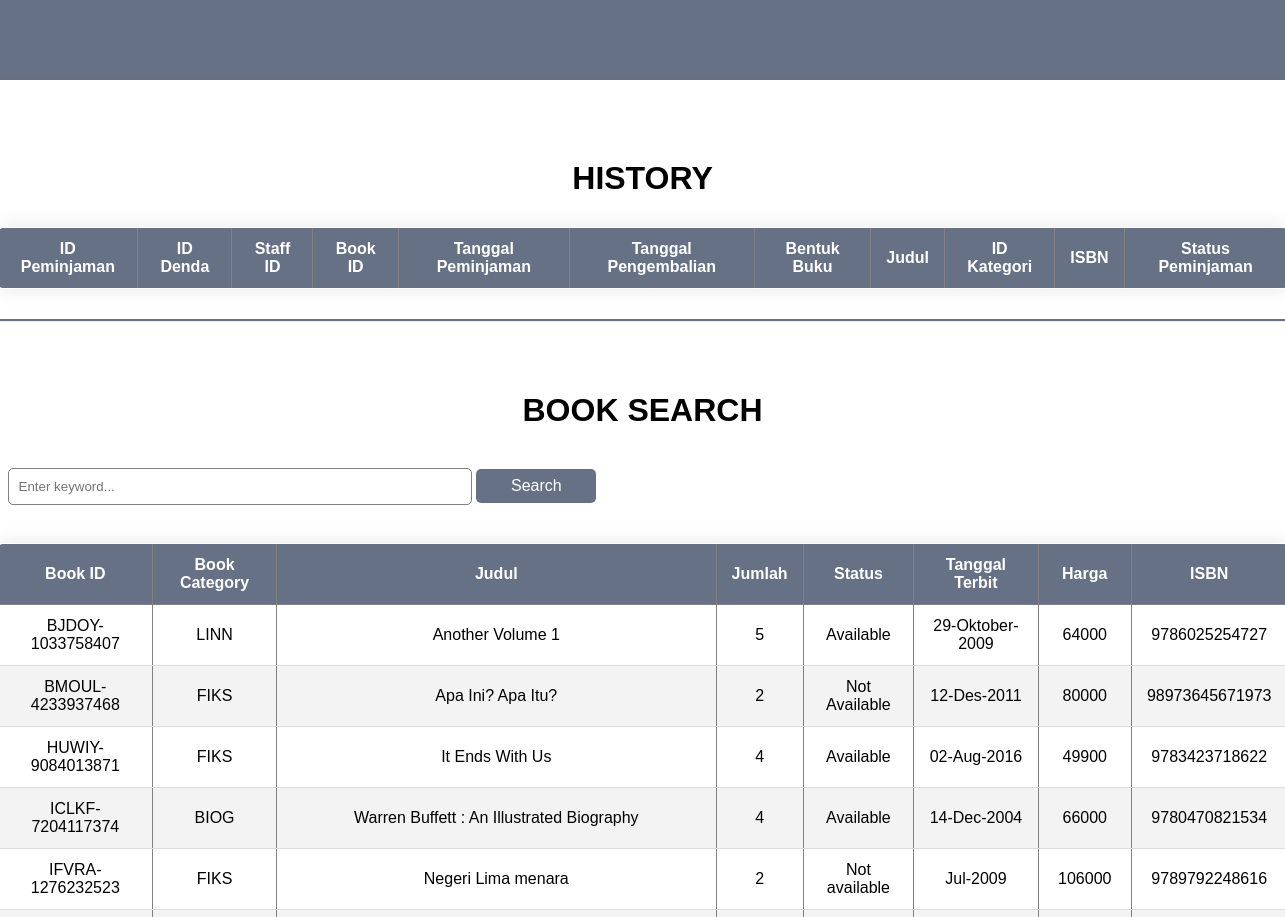
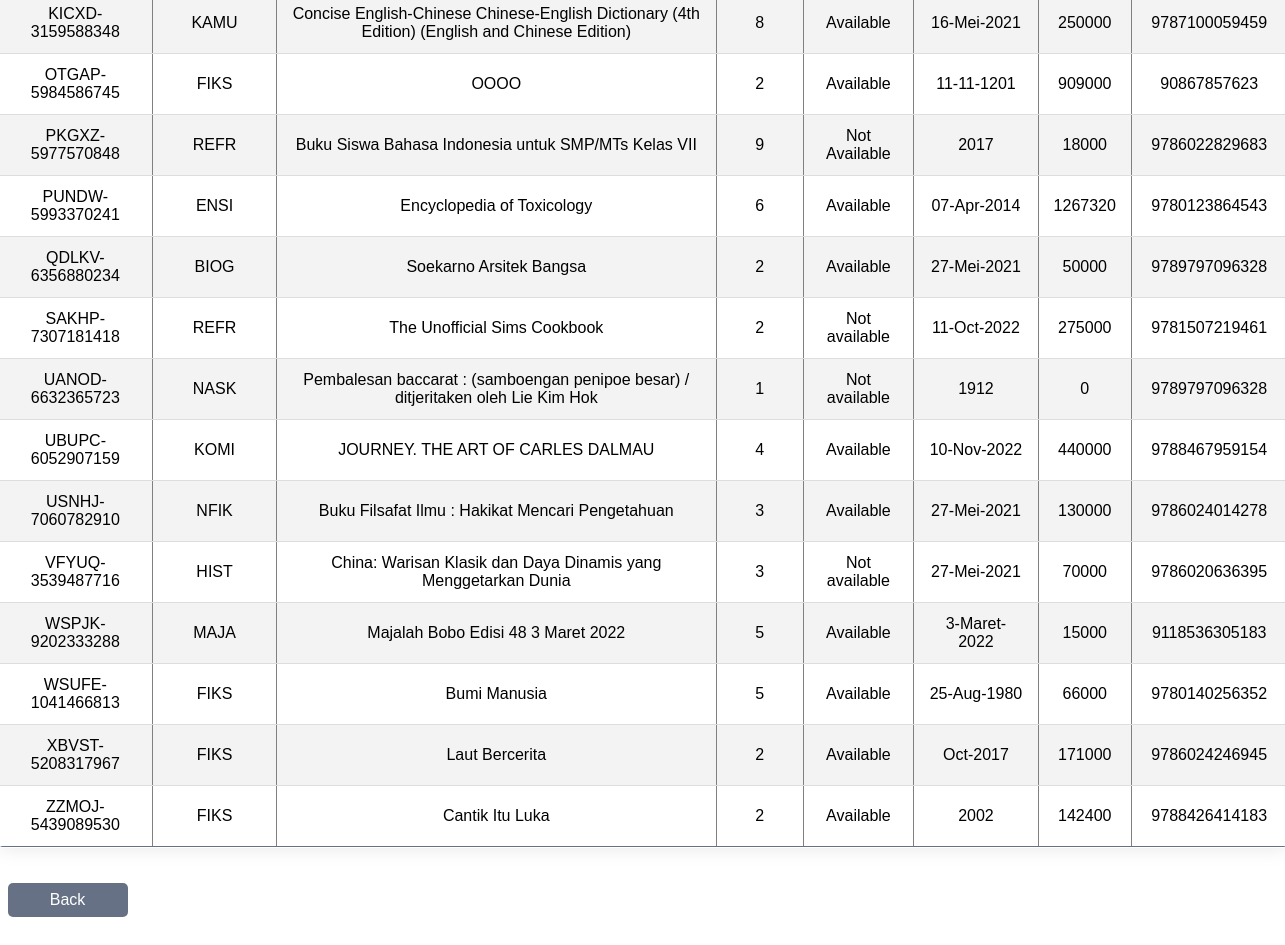
The page /borrow.php on the database its author committed (2 pictures, top to bottom).
### tables this page shows
CREATE TABLE `books` (
  `bookId` char(20) NOT NULL,
  `idKategori` char(20) NOT NULL,
  `judul` char(100) DEFAULT NULL,
  `jumlah` int(11) DEFAULT NULL,
  `status` char(20) DEFAULT NULL,
  `tanggalTerbit` char(50) DEFAULT NULL,
  `harga` int(11) DEFAULT NULL,
  `isbn` char(50) DEFAULT NULL
);

### borrow.php (the view, shortened to what this page needs)
<?php
$conn = mysqli_connect("localhost", "root", "", "sistemperpustakaan");
$queryBooks = "SELECT * FROM books";
$resultBooks = mysqli_query($conn, $queryBooks);
?>
<!DOCTYPE html>
<html lang="en">
<head>
    <link rel="stylesheet" href="borrow.css">
</head>
<body>
    <div class= "container">
        <div class="login">
            <h1>History</h1>
            <table border="1" class= "content-table">
                <thead>
                <tr>
                    <th>ID Peminjaman</th>
                    <th>ID Denda</th>
                    <th>Staff ID</th>
                    <th>Book ID</th>
                    <th>Tanggal Peminjaman</th>
                    <th>Tanggal Pengembalian</th>
                    <th>Bentuk Buku</th>
                    <th>Judul</th>
                    <th>ID Kategori</th>
                    <th>ISBN</th>
                    <th>Status Peminjaman</th>
                </tr>
                </thead>
            </table>
            <hr>
            <h1>Book Search</h1>
            <form action="" method= "post">
                <input type="text" name="keyword" size= "30"
                placeholder= "Enter keyword..." autocomplete= "off">
                <button type= "submit" name= "search">Search</button>
            </form>
            <table border="1" class="content-table">
                <thead>
                <tr>
                    <th>Book ID</th>
                    <th>Book Category</th>
                    <th>Judul</th>
                    <th>Jumlah</th>
                    <th>Status</th>
                    <th>Tanggal Terbit</th>
                    <th>Harga</th>
                    <th>ISBN</th>
                </tr>
                </thead>
                <tbody>
                <?php while($res = mysqli_fetch_assoc($resultBooks)) : ?>
                <tr>
                    <td> <?= $res["bookId"]; ?></td>
                    <td> <?= $res["idKategori"]; ?></td>
                    <td> <?= $res["judul"]; ?></td>
                    <td> <?= $res["jumlah"]; ?></td>
                    <td> <?= $res["status"]; ?></td>
                    <td> <?= $res["tanggalTerbit"]; ?></td>
                    <td> <?= $res["harga"]; ?></td>
                    <td> <?= $res["isbn"]; ?></td>
                </tr>
                <?php endwhile; ?>
                </tbody>
            </table>
            <form action="" method="post">
                <button type= "submit" name="back">Back</button>
            </form>
        </div>
    </div>
</body>
</html>

### borrow.css (style rules this page uses)
* { margin: 0; padding: 0; box-sizing: border-box; font-family: 'Gill Sans', 'Gill Sans MT', Calibri, 'Trebuchet MS', sans-serif; }
body { display: flex; justify-content: center; align-items: center; min-height: 100vh; background: #667185; }
.container { margin: 80px auto; width: 1350px; display: flex; max-width: 1350px; padding: 30px; background: #fff; border-radius: 15px; box-shadow: 0 10px 15px rgba(0, 0, 0, 0.1); }
form { width: 90%; margin: 10px; }
h1 { margin: 50px 0 30px; text-align: center; font-weight: bolder; text-transform: uppercase; }
hr { border-top: 2px solid #667185; margin-bottom: 70px; margin-top: 30px; }
input { width: 40%; border: none; outline: none; padding: 10px; border-radius: 5px; border: 1px solid gray; }
.login { width: 1500px; }
button { border: none; outline: none; padding: 8px; width: 120px; color: #fff; font-size: 16px; cursor: pointer; margin-top: 10px; margin-bottom: 15px; border-radius: 5px; background: #667185; }
table { margin: 20px 50px; padding: 50px; }
.content-table { border-collapse: collapse; margin: 25px auto; min-width: 400px; border-radius: 5px 5px 5px 5px; overflow: hidden; box-shadow: 0 0 20px rgba(0, 0, 0, 0.1); }
.content-table thead tr { background-color: #667185; color: #ffffff; text-align: left; font-weight: bold; }
.content-table th, .content-table td { padding: 12px 15px; text-align: center; }
.content-table tbody tr { border-bottom: 1px solid #dddddd; }
.content-table tbody tr:nth-of-type(even) { background-color: #f3f3f3; }
.content-table tbody tr:last-of-type { border-bottom: 2px solid #667185; border-radius: 10px; }

### rows shown on the page
books: bookId "BJDOY-1033758407", idKategori "LINN", judul "Another Volume 1", jumlah "5", status "Available", tanggalTerbit "29-Oktober-2009", harga "64000", isbn "9786025254727"
books: bookId "BMOUL-4233937468", idKategori "FIKS", judul "Apa Ini? Apa Itu?", jumlah "2", status "Not Available", tanggalTerbit "12-Des-2011", harga "80000", isbn "98973645671973"
books: bookId "HUWIY-9084013871", idKategori "FIKS", judul "It Ends With Us", jumlah "4", status "Available", tanggalTerbit "02-Aug-2016", harga "49900", isbn "9783423718622"
books: bookId "ICLKF-7204117374", idKategori "BIOG", judul "Warren Buffett : An Illustrated Biography", jumlah "4", status "Available", tanggalTerbit "14-Dec-2004", harga "66000", isbn "9780470821534"
books: bookId "IFVRA-1276232523", idKategori "FIKS", judul "Negeri Lima menara", jumlah "2", status "Not available", tanggalTerbit "Jul-2009", harga "106000", isbn "9789792248616"
books: bookId "KICXD-3159588348", idKategori "KAMU", judul "Concise English-Chinese Chinese-English Dictionary (4th Edition) (English and Chinese Edition)", jumlah "8", status "Available", tanggalTerbit "16-Mei-2021", harga "250000", isbn "9787100059459"
books: bookId "OTGAP-5984586745", idKategori "FIKS", judul "OOOO", jumlah "2", status "Available", tanggalTerbit "11-11-1201", harga "909000", isbn "90867857623"
books: bookId "PKGXZ-5977570848", idKategori "REFR", judul "Buku Siswa Bahasa Indonesia untuk SMP/MTs Kelas VII", jumlah "9", status "Not Available", tanggalTerbit "2017", harga "18000", isbn "9786022829683"
books: bookId "PUNDW-5993370241", idKategori "ENSI", judul "Encyclopedia of Toxicology", jumlah "6", status "Available", tanggalTerbit "07-Apr-2014", harga "1267320", isbn "9780123864543"
books: bookId "QDLKV-6356880234", idKategori "BIOG", judul "Soekarno Arsitek Bangsa", jumlah "2", status "Available", tanggalTerbit "27-Mei-2021", harga "50000", isbn "9789797096328"
books: bookId "SAKHP-7307181418", idKategori "REFR", judul "The Unofficial Sims Cookbook", jumlah "2", status "Not available", tanggalTerbit "11-Oct-2022", harga "275000", isbn "9781507219461"
books: bookId "UANOD-6632365723", idKategori "NASK", judul "Pembalesan baccarat : (samboengan penipoe besar) / ditjeritaken oleh Lie Kim Hok", jumlah "1", status "Not available", tanggalTerbit "1912", harga "0", isbn "9789797096328"
books: bookId "UBUPC-6052907159", idKategori "KOMI", judul "JOURNEY. THE ART OF CARLES DALMAU", jumlah "4", status "Available", tanggalTerbit "10-Nov-2022", harga "440000", isbn "9788467959154"
books: bookId "USNHJ-7060782910", idKategori "NFIK", judul "Buku Filsafat Ilmu : Hakikat Mencari Pengetahuan", jumlah "3", status "Available", tanggalTerbit "27-Mei-2021", harga "130000", isbn "9786024014278"
books: bookId "VFYUQ-3539487716", idKategori "HIST", judul "China: Warisan Klasik dan Daya Dinamis yang Menggetarkan Dunia", jumlah "3", status "Not available", tanggalTerbit "27-Mei-2021", harga "70000", isbn "9786020636395"
books: bookId "WSPJK-9202333288", idKategori "MAJA", judul "Majalah Bobo Edisi 48 3 Maret 2022", jumlah "5", status "Available", tanggalTerbit "3-Maret-2022", harga "15000", isbn "9118536305183"
books: bookId "WSUFE-1041466813", idKategori "FIKS", judul "Bumi Manusia", jumlah "5", status "Available", tanggalTerbit "25-Aug-1980", harga "66000", isbn "9780140256352"
books: bookId "XBVST-5208317967", idKategori "FIKS", judul "Laut Bercerita", jumlah "2", status "Available", tanggalTerbit "Oct-2017", harga "171000", isbn "9786024246945"
books: bookId "ZZMOJ-5439089530", idKategori "FIKS", judul "Cantik Itu Luka", jumlah "2", status "Available", tanggalTerbit "2002", harga "142400", isbn "9788426414183"
